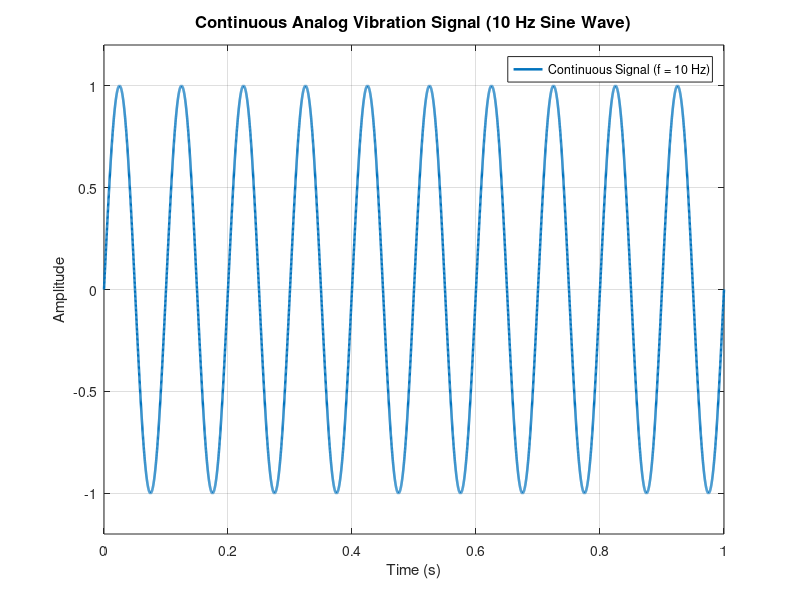
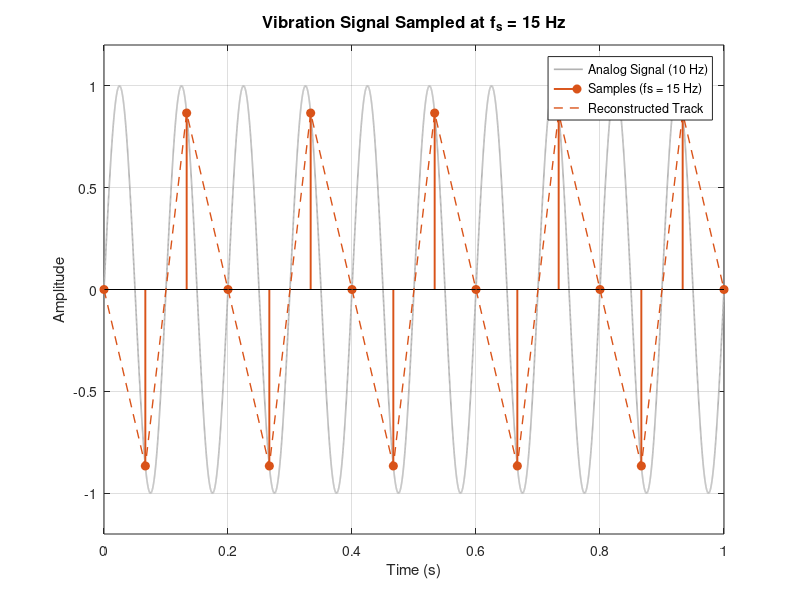
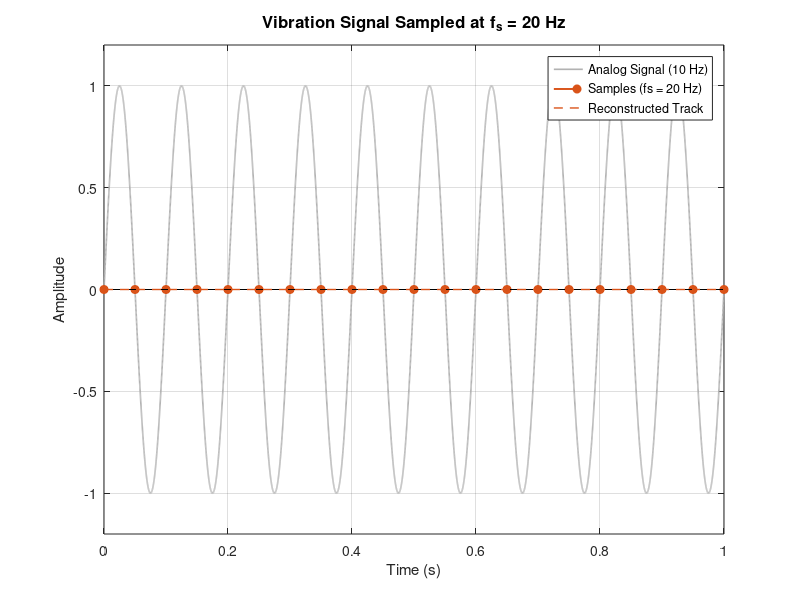
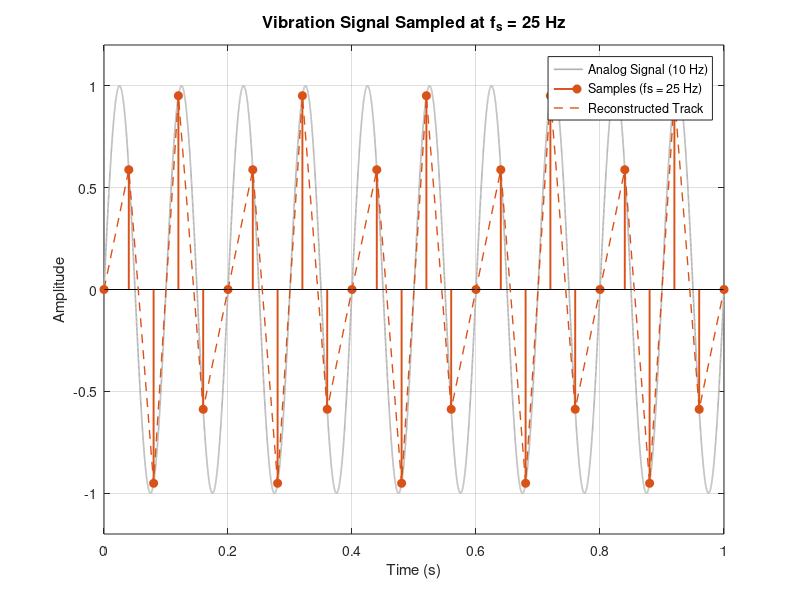

Write the MATLAB code that produced these figures, in order.
%% Lecture02_sampling_aliasing.m
% Condition Monitoring System: Sampling and Aliasing Investigation
% Generates continuous and sampled signals, exports high-resolution PNGs.

clear; clc; close all;

%% Common Parameters
f_signal = 10;          % Signal frequency: 10 Hz
duration = 1.0;         % Signal duration: 1 second
f_cont = 10000;         % High-resolution frequency to mimic continuous signal
t_cont = 0:1/f_cont:duration;
x_cont = sin(2 * pi * f_signal * t_cont);

%% Task 1: Generate & Save the Original Signal
fig1 = figure('Name', 'Original Continuous Signal', 'Color', 'w');
plot(t_cont, x_cont, 'LineWidth', 1.8, 'Color', [0 0.447 0.741]);
title('Continuous Analog Vibration Signal (10 Hz Sine Wave)', 'FontSize', 12);
xlabel('Time (s)', 'FontSize', 11);
ylabel('Amplitude', 'FontSize', 11);
xlim([0 duration]);
ylim([-1.2 1.2]);
grid on;
legend('Continuous Signal (f = 10 Hz)', 'Location', 'northeast');

% Save original signal figure
exportgraphics(fig1, 'original_signal.png', 'Resolution', 300);

%% Task 2: Sample Signal at Specified Frequencies
fs_list = [15, 20, 25, 50, 100];

% 1. Export Individual Figures (as specified in repository layout)
for i = 1:length(fs_list)
    fs = fs_list(i);
    Ts = 1 / fs;
    t_sampled = 0:Ts:duration;
    x_sampled = sin(2 * pi * f_signal * t_sampled);

    fig = figure('Name', sprintf('Sampling at %d Hz', fs), 'Color', 'w');
    plot(t_cont, x_cont, 'Color', [0.7 0.7 0.7], 'LineWidth', 1.2, ...
        'DisplayName', 'Analog Signal (10 Hz)');
    hold on;
    stem(t_sampled, x_sampled, 'filled', 'LineWidth', 1.4, ...
        'Color', [0.85 0.325 0.098], 'MarkerFaceColor', [0.85 0.325 0.098], ...
        'DisplayName', sprintf('Samples (fs = %d Hz)', fs));

    % Interpolated line showing perceived digital signal
    plot(t_sampled, x_sampled, '--', 'Color', [0.85 0.325 0.098], ...
        'LineWidth', 1.0, 'DisplayName', 'Reconstructed Track');

    title(sprintf('Vibration Signal Sampled at f_s = %d Hz', fs), 'FontSize', 12);
    xlabel('Time (s)', 'FontSize', 11);
    ylabel('Amplitude', 'FontSize', 11);
    xlim([0 duration]);
    ylim([-1.2 1.2]);
    grid on;
    legend('Location', 'northeast');
    hold off;

    filename = sprintf('sampling_%dHz.png', fs);
    exportgraphics(fig, filename, 'Resolution', 300);
end

% 2. Combined Summary Subplot Figure
fig_summary = figure('Name', 'Sampling Comparison Summary', 'Color', 'w', ...
    'Position', [100, 100, 1000, 1100]);
for i = 1:length(fs_list)
    fs = fs_list(i);
    Ts = 1 / fs;
    t_sampled = 0:Ts:duration;
    x_sampled = sin(2 * pi * f_signal * t_sampled);

    subplot(5, 1, i);
    plot(t_cont, x_cont, 'Color', [0.65 0.65 0.65], 'LineWidth', 1.1);
    hold on;
    stem(t_sampled, x_sampled, 'filled', 'MarkerSize', 4, ...
        'Color', [0.85 0.325 0.098], 'MarkerFaceColor', [0.85 0.325 0.098]);
    plot(t_sampled, x_sampled, '--', 'Color', [0.85 0.325 0.098], 'LineWidth', 0.9);
    hold off;

    title(sprintf('f_s = %d Hz', fs), 'FontSize', 10, 'FontWeight', 'bold');
    ylabel('Amp');
    xlim([0 duration]);
    ylim([-1.2 1.2]);
    grid on;
    if i == 5
        xlabel('Time (seconds)');
    end
end

disp('All figures generated and exported successfully.');
